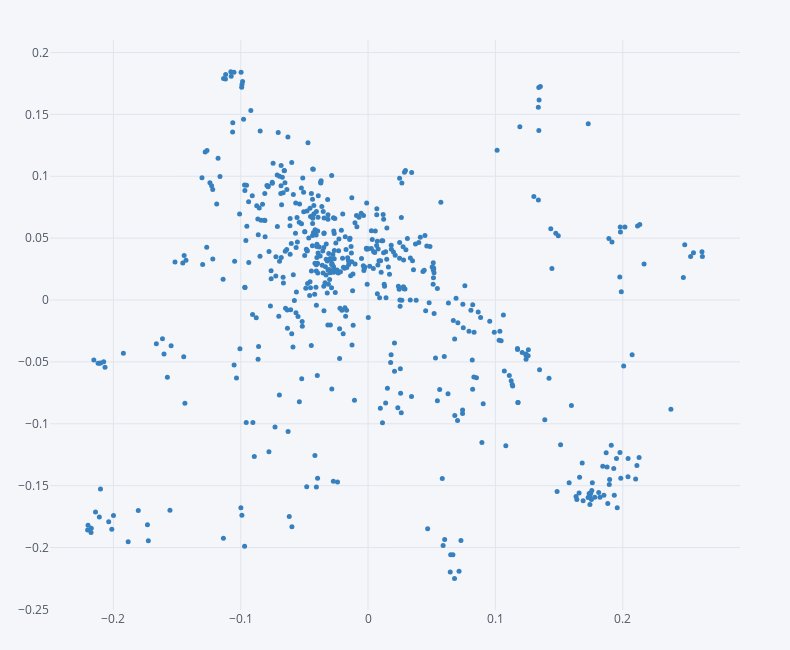

The code cell stored with this chart in its notebook:
### Code cell
tfidf_df.iplot(kind="scatter", x='x', y='y', mode='markers', size=5, text='description',
              dimensions=(790,650), margin=(50,50,40,40), color='blue')

### Figure 1 — Plotly figure (JSON) as saved in the notebook; plotly's stock layout.template omitted (floating-point values rounded to 4 significant figures; data arrays with more than 128 entries replaced by an {"elided": "..."} marker saying what was removed)
{"data": [{"line": {"color": "rgba(55, 128, 191, 1.0)", "dash": "solid", "width": 1.3}, "marker": {"size": 5, "symbol": "dot"}, "mode": "markers", "name": "y", "text": {"elided": "571 str values"}, "type": "scatter", "x": {"elided": "571 float values"}, "y": {"elided": "571 float values"}}], "layout": {"height": 650, "legend": {"bgcolor": "#F5F6F9", "font": {"color": "#4D5663"}}, "margin": {"b": 40, "l": 50, "r": 50, "t": 40}, "paper_bgcolor": "#F5F6F9", "plot_bgcolor": "#F5F6F9", "titlefont": {"color": "#4D5663"}, "width": 790, "xaxis1": {"gridcolor": "#E1E5ED", "showgrid": true, "tickfont": {"color": "#4D5663"}, "title": "", "titlefont": {"color": "#4D5663"}, "zerolinecolor": "#E1E5ED"}, "yaxis1": {"gridcolor": "#E1E5ED", "showgrid": true, "tickfont": {"color": "#4D5663"}, "title": "", "titlefont": {"color": "#4D5663"}, "zerolinecolor": "#E1E5ED"}}}
